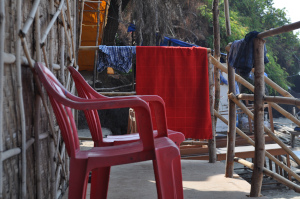
#> input picture python/chairs-smol.jpg, 300 x 199 px
$ jupyter execute Scratch.ipynb
#> lines starting #> are read from the running program, lines starting #| are printed output that depends on the picture
[cell 1]
from PIL import Image

with Image.open('chairs-smol.jpg', mode='r') as im:

#> im is the input picture: PIL image 300x199 RGB; mean R, G, B 94.6, 74.2, 76.3
    ycbcr = im.convert(mode='YCbCr')
#> ycbcr: PIL image 300x199 YCbCr; mean of channels 0, 1, 2 80.1, 125.3, 137.6
    for x in range(ycbcr.width):
        for y in range(ycbcr.height):
            px = ycbcr.getpixel((x,y))
            # ycbcr.putpixel((x,y), (px[0], px[1], px[2]))
            ycbcr.putpixel((x,y), (0, px[1], px[2]))
#> ycbcr: PIL image 300x199 YCbCr; mean of channels 0, 1, 2 0, 125.3, 137.6
    ycbcr.save('test-4.jpg')

[cell 2]
from PIL import Image

with Image.open('chairs-smol.jpg', mode='r') as im:

    ycbcr = im.convert(mode='YCbCr')
    for x in range(ycbcr.width):
        for y in range(ycbcr.height):
            px = ycbcr.getpixel((x,y))
            ycbcr.putpixel((x,y), (px[0], 0, 0))
#> ycbcr: PIL image 300x199 YCbCr; mean of channels 0, 1, 2 80.1, 0, 0

    ycbcr.save('test-YCbCr-YY.jpg')
    ycbcr = im.convert(mode='YCbCr')

    for x in range(ycbcr.width):
        for y in range(ycbcr.height):
            px = ycbcr.getpixel((x,y))
            ycbcr.putpixel((x,y), (0, px[1], 0))
#> ycbcr: PIL image 300x199 YCbCr; mean of channels 0, 1, 2 0, 125.3, 0

    ycbcr.save('test-YCbCr-Cb.jpg')
    ycbcr = im.convert(mode='YCbCr')

    for x in range(ycbcr.width):
        for y in range(ycbcr.height):
            px = ycbcr.getpixel((x,y))
            ycbcr.putpixel((x,y), (0, 0, px[2]))
#> ycbcr: PIL image 300x199 YCbCr; mean of channels 0, 1, 2 0, 0, 137.6
    ycbcr.save('test-YCbCr-Cr.jpg')

[cell 3]
with Image.open('chairs-smol.jpg') as im:

    ycbcr = im.convert(mode='YCbCr')
    print(im.getbands())
#| ('R', 'G', 'B')
    print(ycbcr.getbands())
#| ('Y', 'Cb', 'Cr')

[cell 4]
with Image.open('chairs-smol.jpg') as im:

    ycbcr = im.convert(mode='YCbCr')
    with Image.open('test-YCbCr-YY.jpg', mode='r') as imYY:
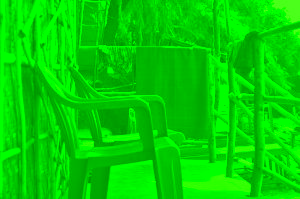
#> imYY: PIL image 300x199 RGB; mean R, G, B 1.4, 209.2, 0.2
        with Image.open('test-YCbCr-Cb.jpg', mode='r') as imCb:
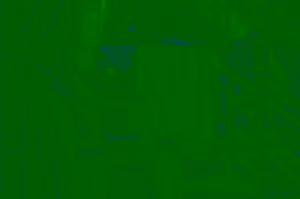
#> imCb: PIL image 300x199 RGB; mean R, G, B 0, 92.3, 2.5
            with Image.open('test-YCbCr-Cr.jpg', mode='r') as imCr:
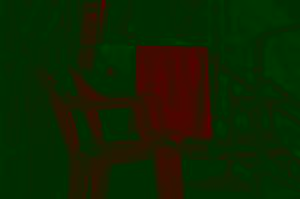
#> imCr: PIL image 300x199 RGB; mean R, G, B 15.1, 37.2, 0
                for x in range(imYY.width):
                    for y in range(imYY.height):
                        px = ycbcr.getpixel((x,y))

#                         px_imYY = imYY.getpixel((x,y))[0]
#                         px_imCb = imCb.getpixel((x,y))[1]
#                         px_imCr = imCr.getpixel((x,y))[2]

#     mix them up!
                        px_imYY = imYY.getpixel((x,y))[1]
                        px_imCb = imCb.getpixel((x,y))[2]
                        px_imCr = imCr.getpixel((x,y))[0]
                        color = (px_imYY, px_imCb, px_imCr)
                        ycbcr.putpixel((x,y), color)
#> ycbcr: PIL image 300x199 YCbCr; mean of channels 0, 1, 2 209.2, 2.5, 15.1
                        # im.putpixel((x,y), (0,0,0))
    ycbcr.save('chairs-YCbCr-combined-mixed-wrong.jpg')

[cell 5]
with Image.open('chairs-smol.jpg', mode='r') as im:
    big = im.resize((im.width*2, im.height*2))
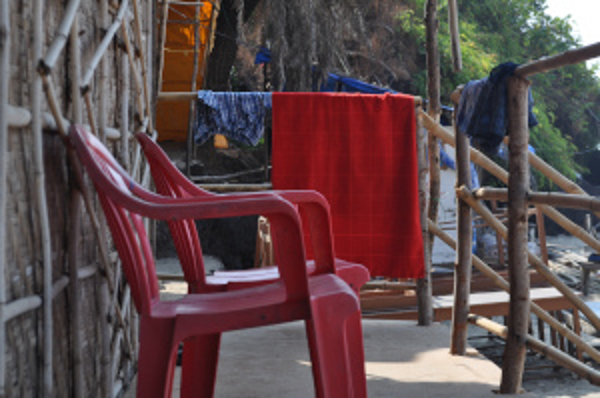
#> big: PIL image 600x398 RGB; mean R, G, B 94.6, 74.2, 76.3

    for x in range(imYY.width):
        for y in range(imYY.height):
            px = im.getpixel((x,y))
            big.putpixel((x,y), px)
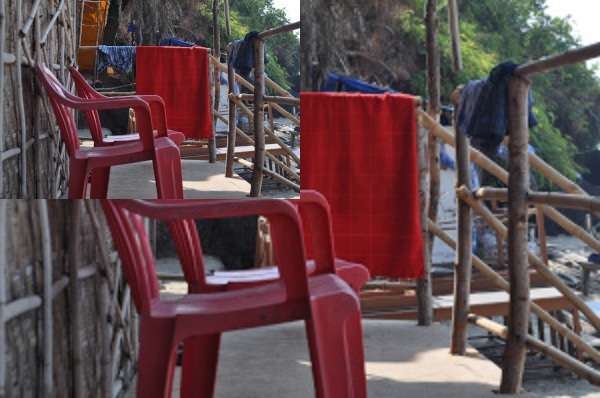
#> big: PIL image 600x398 RGB; mean R, G, B 96, 74.2, 76.5

    name = 'chairs-YCbCr-combined-6.jpg'
    big.save(name)
    big = Image.open(name)
    ycbcr = big.convert(mode="YCbCr")
#> ycbcr: PIL image 600x398 YCbCr; mean of channels 0, 1, 2 80.5, 125.1, 138.3

    for x in range(imYY.width):
        for y in range(imYY.height):
            px = im.getpixel((x,y))
            color = (px[0], 0, 0)
            ycbcr.putpixel((x+im.width,y+im.height), color)
#> ycbcr: PIL image 600x398 YCbCr; mean of channels 0, 1, 2 81.2, 94.2, 102.9

    for x in range(imYY.width):
        for y in range(imYY.height):
            px = im.getpixel((x,y))
            color = (0, px[1], 0)
            ycbcr.putpixel((x,y+im.height), color)
#> ycbcr: PIL image 600x398 YCbCr; mean of channels 0, 1, 2 63.7, 81, 68.4

    for x in range(imYY.width):
        for y in range(imYY.height):
            px = im.getpixel((x,y))

            color = (0, 0, px[2])
            ycbcr.putpixel((x+im.width,y), color)
#> ycbcr: PIL image 600x398 YCbCr; mean of channels 0, 1, 2 43.7, 49.9, 53.5

    ycbcr.save(name)

[cell 6]
with Image.open('chairs-smol.jpg', mode='r') as im:
    big = im.resize((im.width*2, im.height*2))

    for x in range(imYY.width):
        for y in range(imYY.height):
            px = im.getpixel((x,y))
            big.putpixel((x,y), px)

    name = 'chairs-RGB-combined-6.jpg'
    big.save(name)
    big = Image.open(name)
    # ycbcr = big.convert(mode="YCbCr")

    for x in range(imYY.width):
        for y in range(imYY.height):
            px = im.getpixel((x,y))
            color = (px[0], 0, 0)
            big.putpixel((x,y+im.height), color)
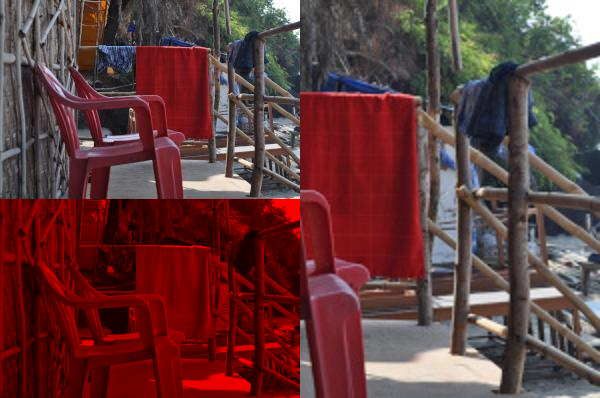
#> big: PIL image 600x398 RGB; mean R, G, B 98.3, 58.3, 59.2

    for x in range(imYY.width):
        for y in range(imYY.height):
            px = im.getpixel((x,y))
            color = (0, px[1], 0)
            big.putpixel((x+im.width,y+im.height), color)
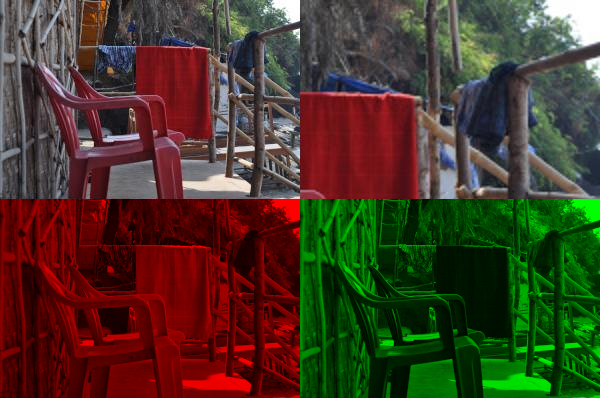
#> big: PIL image 600x398 RGB; mean R, G, B 70.4, 56, 37.8

    for x in range(imYY.width):
        for y in range(imYY.height):
            px = im.getpixel((x,y))

            color = (0, 0, px[2])
            big.putpixel((x+im.width,y), color)
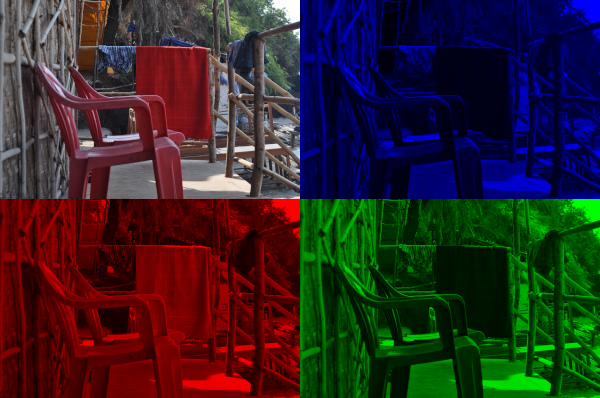
#> big: PIL image 600x398 RGB; mean R, G, B 47.3, 37.1, 38.2

    big.save(name)
